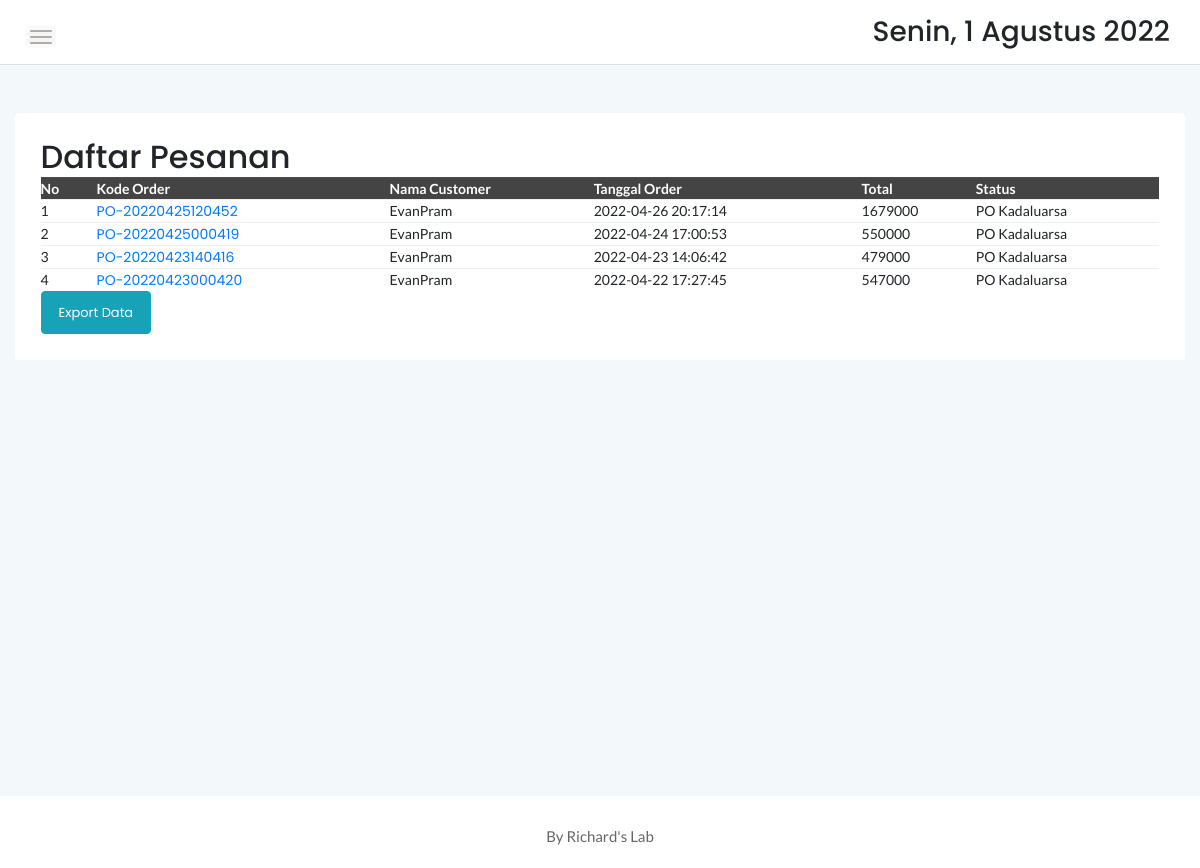
Page /admin/manageorder.php on the earlier database version.
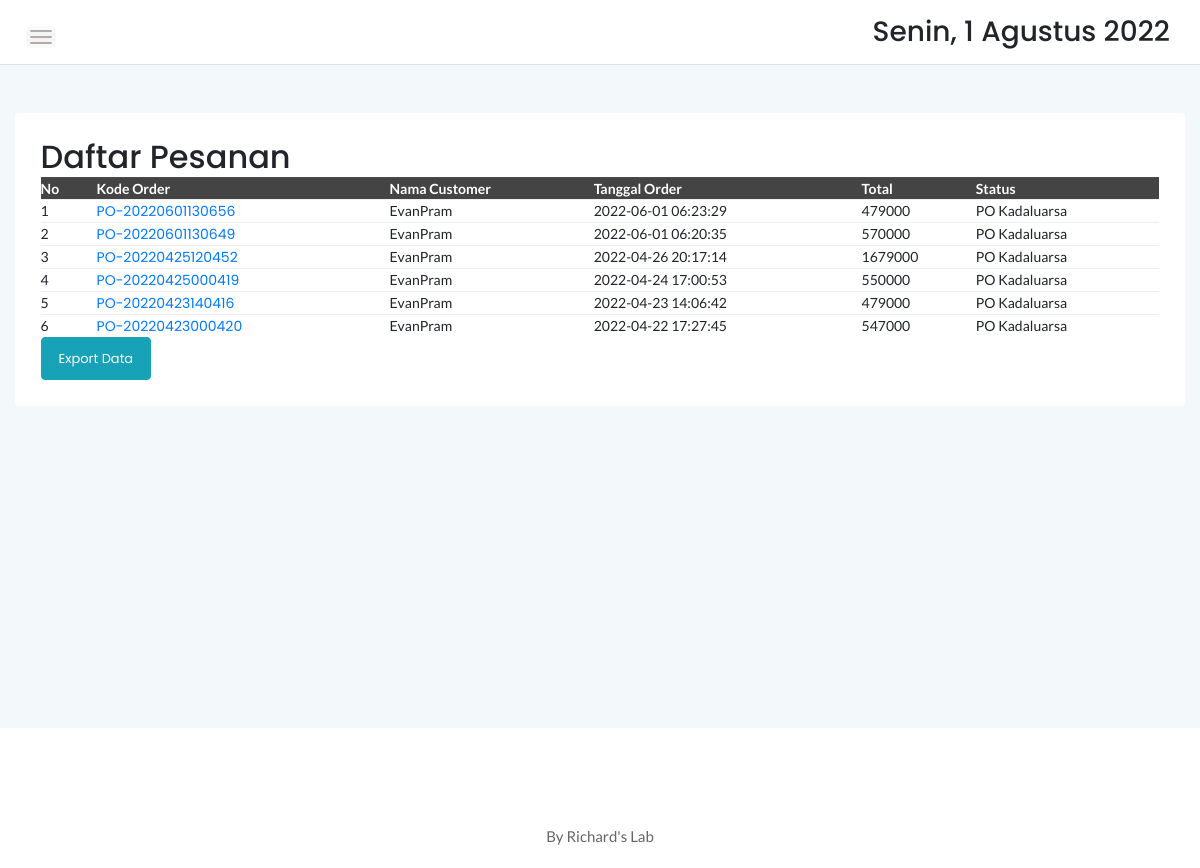
Same page on the later database version.
### tables this page shows
CREATE TABLE `orders` (
  `id_order` varchar(100) NOT NULL,
  `id_user` int(11) NOT NULL,
  `total_harga` int(11) NOT NULL,
  `metode_pembayaran` int(11) NOT NULL,
  `bukti_transfer` varchar(55) DEFAULT NULL,
  `status` varchar(25) NOT NULL DEFAULT 'Payment',
  `tglDibuat` timestamp NOT NULL DEFAULT CURRENT_TIMESTAMP
);

CREATE TABLE `user` (
  `id_User` int(11) NOT NULL,
  `username` varchar(255) NOT NULL,
  `password` varchar(255) NOT NULL,
  `email` varchar(255) NOT NULL,
  `status` int(11) NOT NULL DEFAULT '2',
  `tglDibuat` timestamp NOT NULL DEFAULT CURRENT_TIMESTAMP
);

### admin/assets/PHP/load-order.php (called while the page is built)
<?php
    require "connection.php";
    $sqlOrderlist = mysqli_query($conn, "SELECT * FROM orders ORDER BY tglDibuat DESC");
    while($temp = mysqli_fetch_assoc($sqlOrderlist)){
        $ordersList[] = $temp;
        $iduser = $temp['id_user'];
        $sqlNamaUser = mysqli_query($conn, "SELECT username FROM user WHERE id_user = $iduser");
        $namaUser[] = mysqli_fetch_assoc($sqlNamaUser);
    }
?>

### admin/manageorder.php (the view, shortened to what the changed rows need)
<?php
    require "assets/PHP/load-order.php";
    $currentDate = date('Y-m-d');
?>
<!doctype html>
<html class="no-js" lang="en">
<head>
    <link rel="stylesheet" href="assets/css/bootstrap.min.css">
    <link rel="stylesheet" href="assets/css/font-awesome.min.css">
    <link rel="stylesheet" href="assets/css/themify-icons.css">
    <link rel="stylesheet" href="assets/css/metisMenu.css">
    <link rel="stylesheet" href="assets/css/owl.carousel.min.css">
    <link rel="stylesheet" href="assets/css/slicknav.min.css">
    <link rel="stylesheet" href="https://www.amcharts.com/lib/3/plugins/export/export.css" type="text/css" media="all" />
	<link rel="stylesheet" type="text/css" href="https://cdn.datatables.net/1.10.20/css/jquery.dataTables.min.css">
    <link rel="stylesheet" type="text/css" href="https://cdn.datatables.net/1.10.20/css/jquery.dataTables.css">
    <link rel="stylesheet" type="text/css" href="https://cdn.datatables.net/1.10.20/css/dataTables.bootstrap4.min.css">
    <link rel="stylesheet" type="text/css" href="https://cdn.datatables.net/responsive/2.2.3/css/responsive.bootstrap.min.css">
    <link rel="stylesheet" type="text/css" href="https://cdn.datatables.net/responsive/2.2.3/css/responsive.jqueryui.min.css">
	<link rel="stylesheet" type="text/css" href="https://cdn.datatables.net/buttons/1.5.2/css/buttons.dataTables.min.css">
    <link rel="stylesheet" href="assets/css/typography.css">
    <link rel="stylesheet" href="assets/css/default-css.css">
    <link rel="stylesheet" href="assets/css/styles.css">
    <link rel="stylesheet" href="assets/css/responsive.css">
</head>
<body>
    <div class="page-container">
        <div class="main-content">
            <div class="main-content-inner">
                <div class="row mt-5 mb-5">
                    <div class="col-12">
                        <div class="card">
                            <div class="card-body">
                                <div class="d-sm-flex justify-content-between align-items-center">
									<h2>Daftar Pesanan</h2>
								</div>
                                    <div class="data-tables datatable-dark">
										 <table id="dataTable3" class="display" style="width:100%"><thead class="thead-dark">
											<tr>
												<th style="width:5%">No</th>
												<th>Kode Order</th>
												<th>Nama Customer</th>
												<th>Tanggal Order</th>
												<th>Total</th>
												<th>Status</th>
											</tr></thead>
                                            <tbody>
											<?php
                                                foreach ($ordersList as $key=>$orders):
                                                $idorder = $orders['id_order'];
                                                $sqlDetailPengiriman = mysqli_query($conn, "SELECT * FROM detail_pengiriman WHERE id_order = '$idorder'");
                                                $detailPengiriman = mysqli_fetch_assoc($sqlDetailPengiriman);
                                            ?>
                                            <tr onclick="window.location.href='order-detail.php?order=<?=$orders['id_order']?>'">
                                                <td>
                                                    <?=$key+1?>
                                                </td>
                                                <td>
                                                    <a href="order-detail.php?order=<?=$orders['id_order']?>">
                                                        <?=$orders['id_order']?>
                                                    </a>
                                                </td>
                                                <td>
                                                    <?=$namaUser[$key]['username']?>
                                                </td>
                                                <td>
                                                    <?=$orders['tglDibuat']?>
                                                </td>
                                                <td>
                                                    <?=$orders['total_harga']?>
                                                </td>
                                                <?php if($detailPengiriman['tgl_pengiriman'] <= $currentDate): ?>
                                                <td>
                                                    PO Kadaluarsa
                                                </td>
                                                <?php elseif($orders['status'] == "Payment"): ?>
                                                <td>
                                                    Menunggu Pembayaran
                                                </td>
                                                <?php elseif($orders['status'] == "Confirm"): ?>
                                                <td>
                                                    Menunggu Konfirmasi
                                                </td>
                                                <?php elseif($orders['status'] == "Proccess"): ?>
                                                <td>
                                                    Sedang Dalam Proses
                                                </td>
                                                <?php elseif($orders['status'] == "Send"): ?>
                                                <td>
                                                    Dalam Pengiriman
                                                </td>
                                                <?php endif; ?>
                                            </tr>
                                            <?php endforeach; ?>
										    </tbody>
										</table>
                                    </div>
                                </div>
                            </div>
                        </div>
                    </div>
                </div>
            </div>
        </div>
</body>
</html>

Differences in the rows shown:
added orders: id_order "PO-20220601130656", id_user.username "EvanPram", tglDibuat "2022-06-01 06:23:29", total_harga "479000"
added orders: id_order "PO-20220601130649", id_user.username "EvanPram", tglDibuat "2022-06-01 06:20:35", total_harga "570000"
